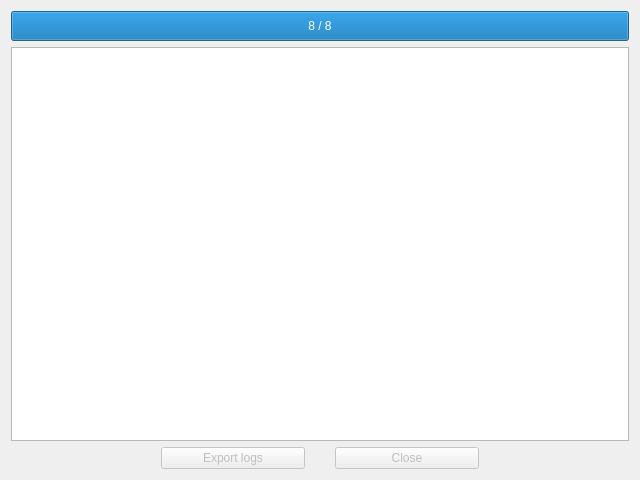
<?xml version="1.0" encoding="UTF-8"?>
<ui version="4.0">
 <class>ProgressDialog</class>
 <widget class="QDialog" name="ProgressDialog">
  <property name="windowModality">
   <enum>Qt::ApplicationModal</enum>
  </property>
  <property name="geometry">
   <rect>
    <x>0</x>
    <y>0</y>
    <width>640</width>
    <height>480</height>
   </rect>
  </property>
  <property name="windowTitle">
   <string>Operation in progress...</string>
  </property>
  <layout class="QGridLayout" name="gridLayout">
   <item row="0" column="0">
    <widget class="QProgressBar" name="progressBar">
     <property name="sizePolicy">
      <sizepolicy hsizetype="Expanding" vsizetype="Fixed">
       <horstretch>0</horstretch>
       <verstretch>0</verstretch>
      </sizepolicy>
     </property>
     <property name="minimumSize">
      <size>
       <width>0</width>
       <height>30</height>
      </size>
     </property>
     <property name="maximum">
      <number>8</number>
     </property>
     <property name="value">
      <number>8</number>
     </property>
     <property name="textVisible">
      <bool>true</bool>
     </property>
     <property name="orientation">
      <enum>Qt::Horizontal</enum>
     </property>
     <property name="invertedAppearance">
      <bool>false</bool>
     </property>
     <property name="textDirection">
      <enum>QProgressBar::TopToBottom</enum>
     </property>
     <property name="format">
      <string>%v / %m</string>
     </property>
    </widget>
   </item>
   <item row="2" column="0">
    <layout class="QHBoxLayout" name="horizontalLayout">
     <property name="spacing">
      <number>30</number>
     </property>
     <property name="sizeConstraint">
      <enum>QLayout::SetDefaultConstraint</enum>
     </property>
     <property name="leftMargin">
      <number>150</number>
     </property>
     <property name="rightMargin">
      <number>150</number>
     </property>
     <item>
      <widget class="QPushButton" name="exportButton">
       <property name="enabled">
        <bool>false</bool>
       </property>
       <property name="maximumSize">
        <size>
         <width>200</width>
         <height>16777215</height>
        </size>
       </property>
       <property name="text">
        <string>Export logs</string>
       </property>
      </widget>
     </item>
     <item>
      <widget class="QPushButton" name="closeButton">
       <property name="enabled">
        <bool>false</bool>
       </property>
       <property name="maximumSize">
        <size>
         <width>200</width>
         <height>16777215</height>
        </size>
       </property>
       <property name="text">
        <string>Close</string>
       </property>
      </widget>
     </item>
    </layout>
   </item>
   <item row="1" column="0">
    <widget class="QTextBrowser" name="debugBrowser"/>
   </item>
  </layout>
 </widget>
 <resources/>
 <connections/>
</ui>
